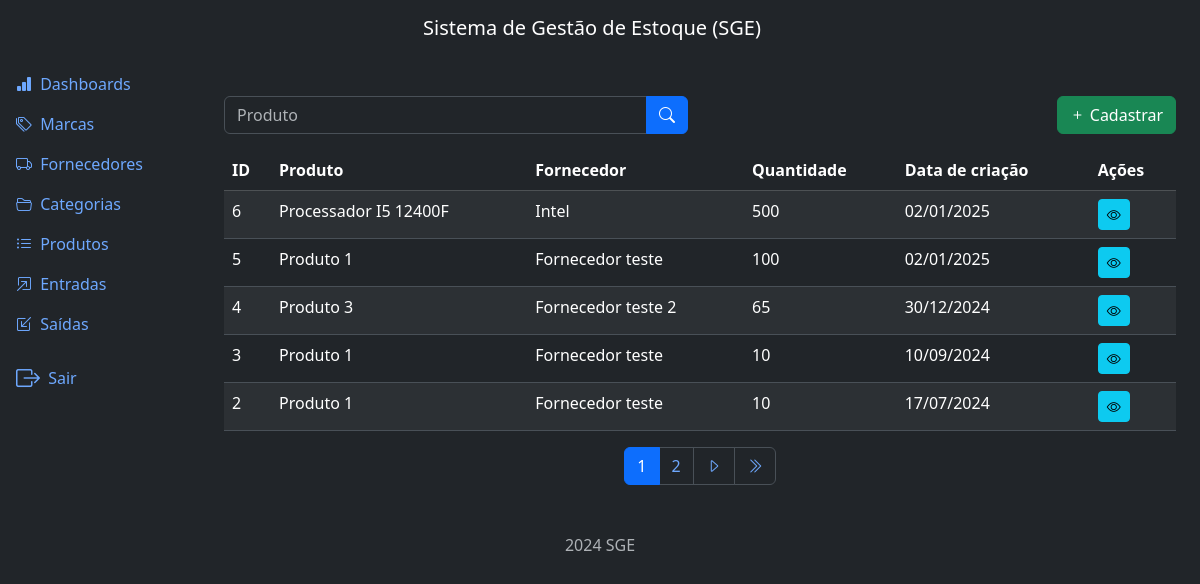
The app's page /inflows/list/ (signed in) with its own data.
### inflows/models.py (models this page shows, shortened)
class Inflow(models.Model):
    supplier = models.ForeignKey(
        Supplier, on_delete=models.PROTECT, related_name='inflows')
    product = models.ForeignKey(
        Product, on_delete=models.PROTECT, related_name='inflows')
    quantity = models.IntegerField()
    description = models.TextField(null=True, blank=True)
    created_at = models.DateTimeField(auto_now_add=True)
    updated_at = models.DateTimeField(auto_now=True)
    class Meta:
        ordering = ['-created_at']

### products/models.py (models this page shows)
class Product(models.Model):
    title = models.CharField(max_length=500)
    category = models.ForeignKey(
        Category, on_delete=models.PROTECT, related_name='products')
    brand = models.ForeignKey(
        Brand, on_delete=models.PROTECT, related_name='products')
    description = models.TextField(null=True, blank=True)
    serie_number = models.CharField(max_length=200, null=True, blank=True)
    cost_price = models.DecimalField(max_digits=20, decimal_places=2)
    selling_price = models.DecimalField(max_digits=20, decimal_places=2)
    quantity = models.IntegerField(default=0)
    created_at = models.DateTimeField(auto_now_add=True)
    updated_at = models.DateTimeField(auto_now=True)
    class Meta:
        ordering = ['title']
    def __str__(self):
        return self.title

### suppliers/models.py (models this page shows)
class Supplier(models.Model):
    name = models.CharField(max_length=500)
    description = models.TextField(null=True, blank=True)
    created_at = models.DateTimeField(auto_now_add=True)
    updated_at = models.DateTimeField(auto_now=True)
    class Meta:
        ordering = ['name']
    def __str__(self):
        return self.name

### inflows/views.py (the view)
# urls.py: path('list/', views.InflowListView.as_view(), name='list'),
class InflowListView(LoginRequiredMixin, PermissionRequiredMixin, ListView):
    model = Inflow
    template_name = 'inflow_list.html'
    context_object_name = 'inflows'
    paginate_by = 5
    permission_required = 'inflows.view_inflow'
    def get_queryset(self):
        qs = super().get_queryset()
        product = self.request.GET.get('product')
        if product:
            qs = qs.filter(product__title__icontains=product)
        return qs

### inflows/templates/inflow_list.html (shortened to what this page needs)
{% extends "base.html" %}
{% block content %}
  <div class="row mb-3">
    <div class="col-md-6">
      <form method="GET" action="{% url "inflow:list" %}">
        <div class="input-group">
          <input type="text" class="form-control" name="product" placeholder="Produto" value="{{request.GET.product}}">
          <button type="submit" class="btn btn-primary">
            <i class="bi bi-search"></i>
          </button>
        </div>
      </form>
    </div>
    {% if perms.inflows.add_inflow %}
      <div class="col-md-6">
        <a href="{% url "inflow:create" %}" class="btn btn-success float-end" >
          <i class="bi bi-plus"></i>
          Cadastrar
        </a>
      </div>
    {% endif %}
  </div>
  <div class="table-responsive">
    <table class="table table-striped table-border">
      <thead class="table-dark">
        <tr>
          <th>ID</th>
          <th>Produto</th>
          <th>Fornecedor</th>
          <th>Quantidade</th>
          <th>Data de criação</th>
          <th>Ações</th>
        </tr>
      </thead>
      <tbody>
        {% for inflow in inflows %}
          <tr>
            <td>{{ inflow.id }}</td>
            <td>{{ inflow.product }}</td>
            <td>{{ inflow.supplier }}</td>
            <td>{{ inflow.quantity }}</td>
            <td>{{ inflow.created_at|date:"d/m/Y" }}</td>
            <td>
              <a href="{% url "inflow:detail" inflow.id %}" class="btn btn-info btn-sm"><i class="bi bi-eye"></i></a>
            </td>
          </tr>
        {% endfor %}
      </tbody>
    </table>
  </div>
  {% include "components/pagination.html" %}
{% endblock content %}

### records on screen
Inflow: id "6", product "Processador I5 12400F", supplier "Intel", quantity "500", created_at "02/01/2025"
Inflow: id "5", product "Produto 1", supplier "Fornecedor teste", quantity "100", created_at "02/01/2025"
Inflow: id "4", product "Produto 3", supplier "Fornecedor teste 2", quantity "65", created_at "30/12/2024"
Inflow: id "3", product "Produto 1", supplier "Fornecedor teste", quantity "10", created_at "10/09/2024"
Inflow: id "2", product "Produto 1", supplier "Fornecedor teste", quantity "10", created_at "17/07/2024"

### other values on screen
{{ page_number }} "1"
{{ page_number }} "2"
